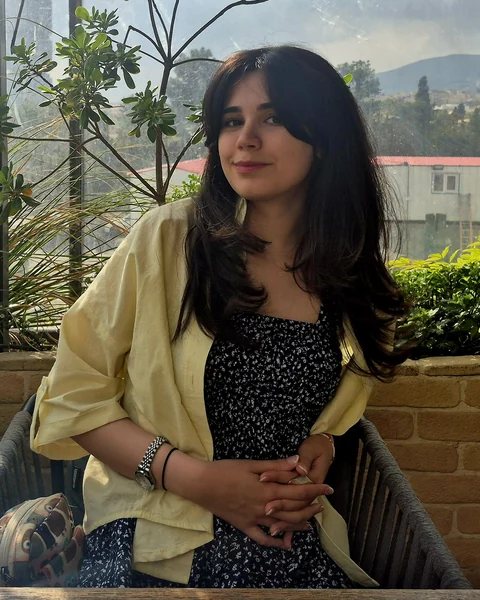
#> input picture assets/portrait/parand-khalili-480.webp, 480 x 600 px
$ python prepare_portrait.py ../assets/portrait/parand-khalili-480.webp
#> lines starting #> are read from the running program, lines starting #| are printed output that depends on the picture
"""Create web-sized editorial crops; leave the supplied original untouched.

Usage: python tools/prepare_portrait.py path/to/original.jpg
Requires Pillow for this development-only step.
"""
import argparse
import hashlib
from pathlib import Path
from PIL import Image, ImageOps

parser = argparse.ArgumentParser(description=__doc__)
parser.add_argument('original', type=Path)
args = parser.parse_args()
before = hashlib.sha256(args.original.read_bytes()).hexdigest()
root = Path(__file__).resolve().parents[1]
folder = root / 'assets' / 'portrait'
folder.mkdir(exist_ok=True)

with Image.open(args.original) as source:
#> source is the input picture: PIL image 480x600 RGB; mean R, G, B 93.9, 88.2, 72.8
    original = ImageOps.exif_transpose(source).convert('RGB')
    # Reviewed crop for the supplied 2910×3000 photo; no retouching or segmentation.
    box = tuple(round(value * scale) for value, scale in zip(
        (720, 865, 2310, 2852),
        (original.width / 2910, original.height / 3000) * 2,
    ))
#> box = (119, 173, 381, 570)
    crop = original.crop(box)
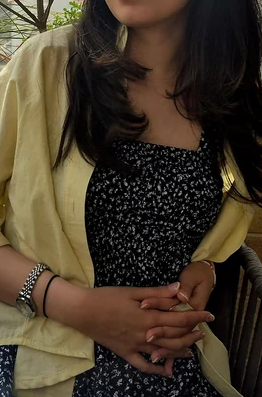
#> crop: PIL image 262x397 RGB; mean R, G, B 69.8, 58.1, 42
    for width in (480, 768):
        height = round(width * crop.height / crop.width)
        image = crop.resize((width, height), Image.Resampling.LANCZOS)
        image.save(folder / f'parand-khalili-{width}.webp', quality=86, method=6)
        if width == 768:
            image.save(folder / 'parand-khalili-768.jpg', quality=87, optimize=True)

#> (the run stopped early here; a loop or call above may not have finished)
